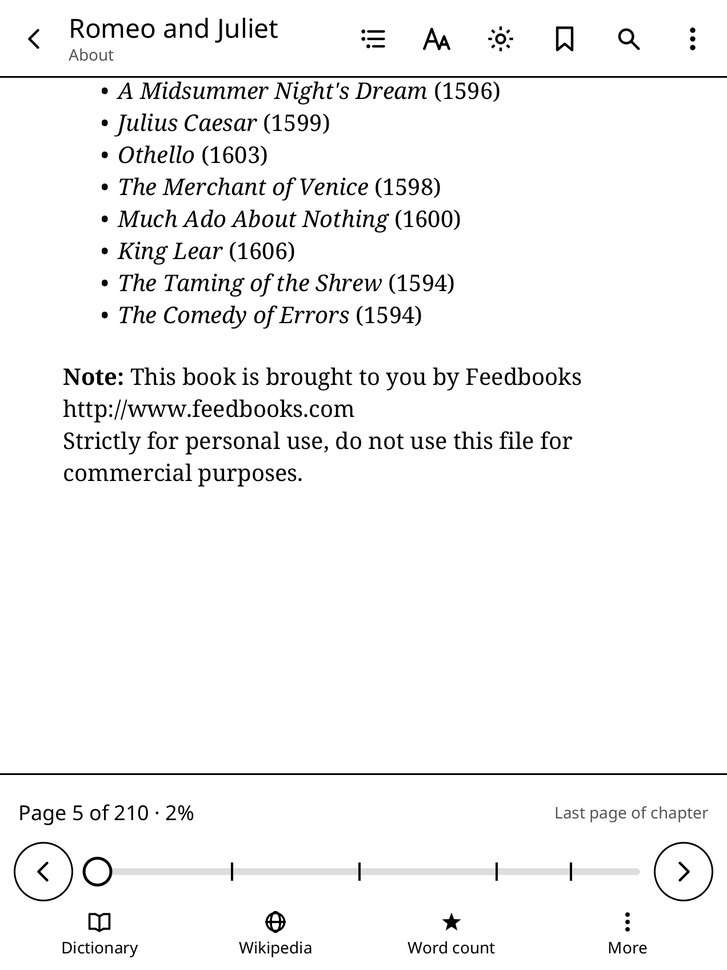
#> input picture 1-menu.png, 727 x 970 px, shrunk from 1272 x 1696 before the run
$ python png-compare.py ../1-menu.png ../1-more.png
#> lines starting #> are read from the running program, lines starting #| are printed output that depends on the picture
#!/usr/bin/env python3
"""Compare PNGs by decoded pixels (not file bytes).

  png-compare.py A.png B.png         one pair
  png-compare.py DIR_A DIR_B         every page-*.png / *.png present in DIR_A

Prints the size and number of differing pixels per pair; exit status 1 if any pair
differs or a file is missing. Needs Pillow.
"""
import sys
from pathlib import Path

from PIL import Image, ImageChops


def compare(a: Path, b: Path) -> int:
    if not b.exists():
        print(f"MISSING {b}")
        return -1
    ia, ib = Image.open(a).convert("L"), Image.open(b).convert("L")
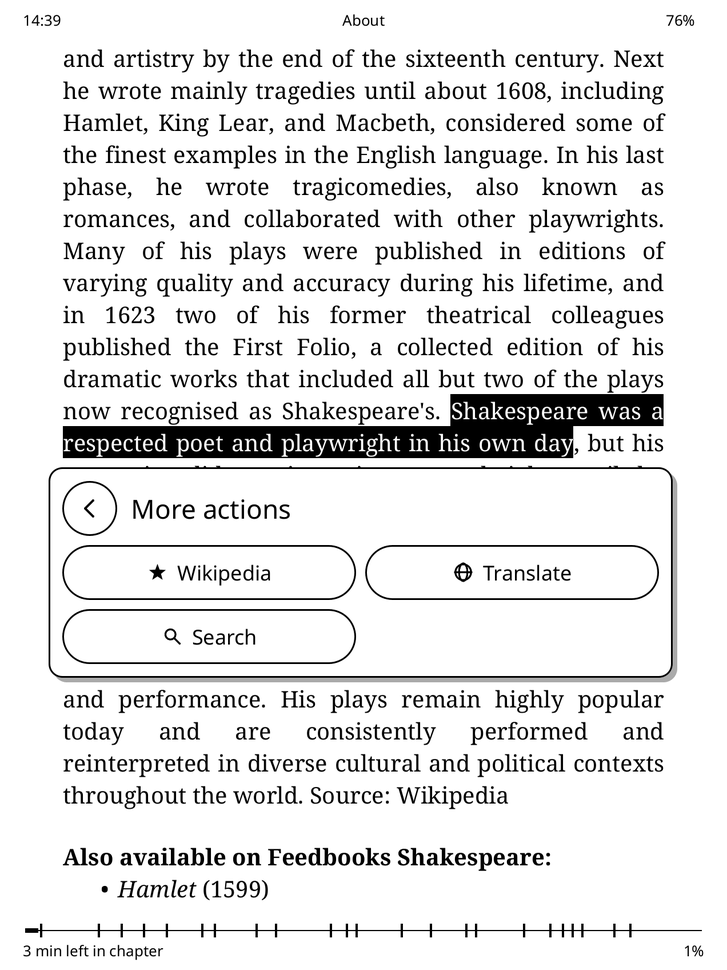
#> input picture 1-more.png, 727 x 970 px, shrunk from 1272 x 1696 before the run
#> ia is the input picture: PIL image 727x970 L; min 0, max 255, mean 245.2
#> ib is the input picture: PIL image 727x970 L; min 0, max 255, mean 227.5
    if ia.size != ib.size:
        print(f"SIZE {a.name}: {ia.size} vs {ib.size}")
        return -1
    diff = ImageChops.difference(ia, ib)
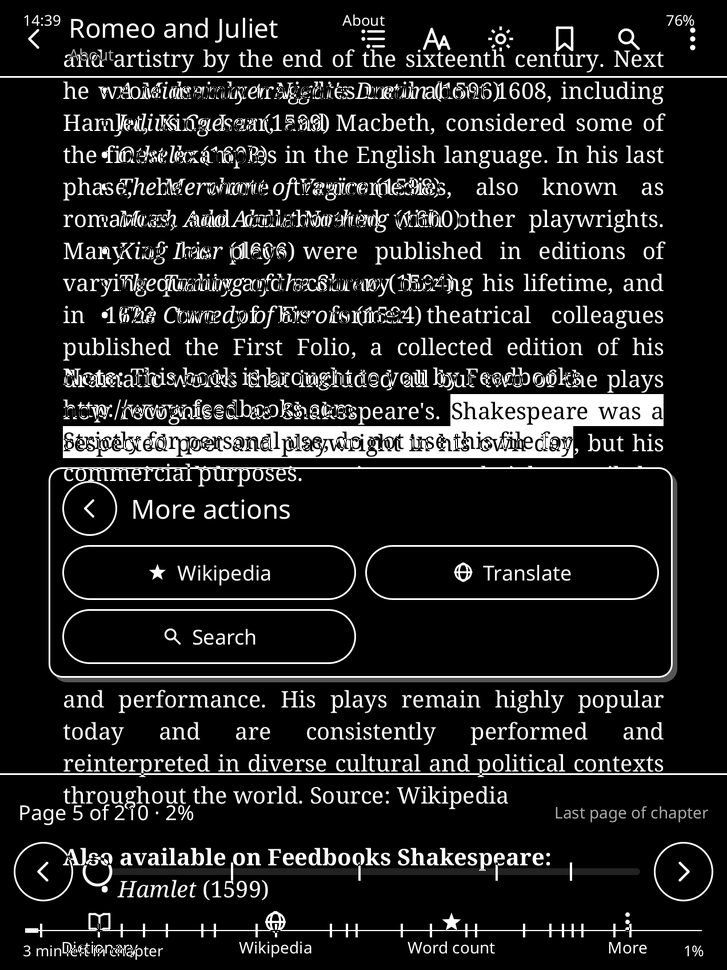
#> diff: PIL image 727x970 L; min 0, max 255, mean 32.6
    n = sum(1 for v in diff.getdata() if v)
#> n = 211065
    print(f"{'SAME' if n == 0 else 'DIFF'} {a.name}: {ia.size[0]}x{ia.size[1]}, {n} differing pixels")
#| DIFF 1-menu.png: 727x970, 211065 differing pixels
    return n


def main() -> int:
    if len(sys.argv) != 3:
        print(__doc__)
        return 2
    a, b = Path(sys.argv[1]), Path(sys.argv[2])
    pairs = [(a, b)] if a.is_file() else [(p, b / p.name) for p in sorted(a.glob("*.png"))]
    bad = sum(1 for x, y in pairs if compare(x, y) != 0)
#> bad = 1
    print(f"{len(pairs)} compared, {bad} differ")
#| 1 compared, 1 differ
    return 1 if bad or not pairs else 0


if __name__ == "__main__":
#> (the run stopped early here; a loop or call above may not have finished)
